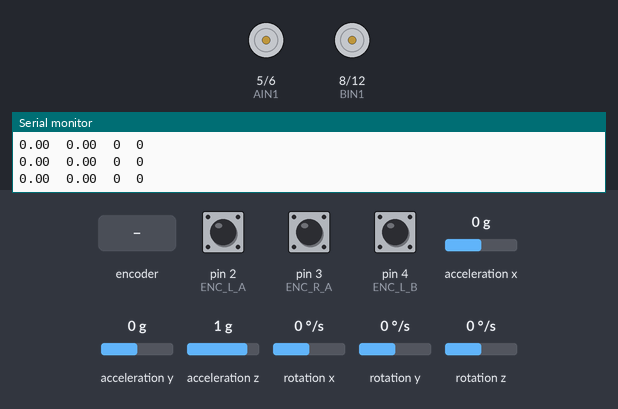
This sketch was run on a simulated Arduino Uno, built with avr-gcc and run on an emulated ATmega328P. Parts: motor-driver pin pairs drawn as motors (green arrow = first pin HIGH = forward, orange = second pin HIGH = backward, longer = more drive, scaled by the enable pin), the last lines printed to the serial monitor. Wiring (inferred from the names in the program): MPU-6050 motion sensor at I2C address 0x68. The test bench sets the inputs (shaded band); at power-on: acceleration x 0 g, rotation y 0 °/s, pin 2 (ENC_L_A) HIGH, pin 3 (ENC_R_A) HIGH, pin 4 (ENC_L_B) HIGH, acceleration y 0 g, acceleration z 1 g, rotation x 0 °/s, rotation z 0 °/s.

Above: at 3.9 s.
4.0 s: acceleration x set to -1.4 g
At 4.24 s:
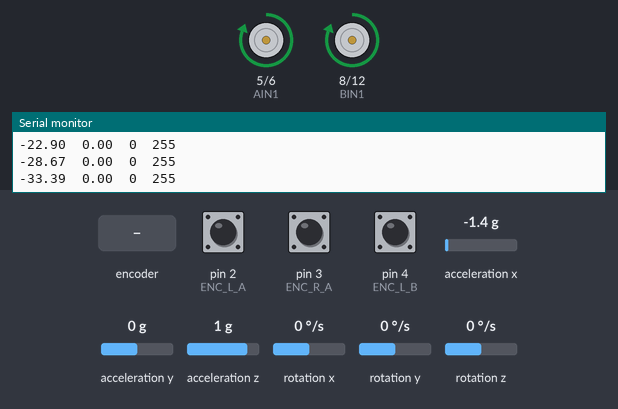
5.9 s: acceleration x set to -1.1 g
7.4 s: acceleration x set to -0.8 g
At 8.6 s:
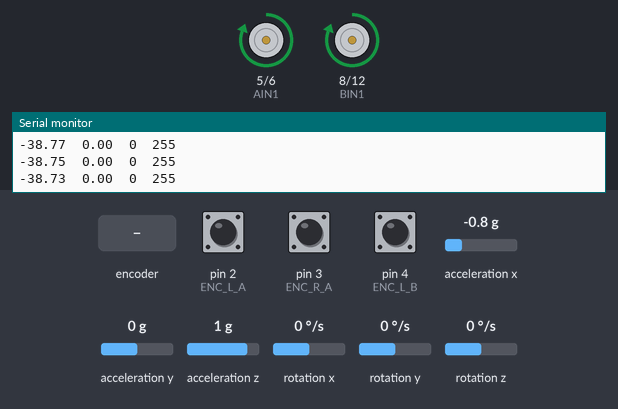
8.9 s: acceleration x set to 0.8 g
At 11.6 s:
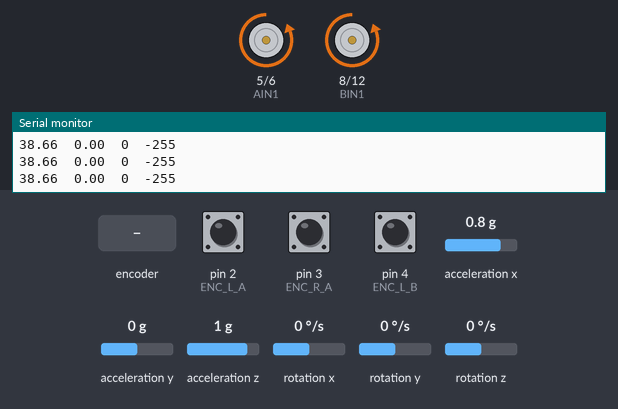
11.9 s: rotation y set to -192 °/s
14.9 s: rotary encoder on pin 2 (ENC_L_A) / pin 4 (ENC_L_B) turned 1 step (first pin leading)
Timing chart, 0 to 19.1 s (numbered marks = the images above; inputs shaded):
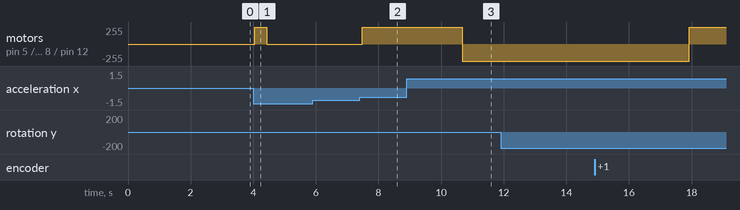

The sketch:

balancing_bot.ino
```cpp
#include <Wire.h>

// Encoders (channel A on the two hardware-interrupt pins; channel B read in ISR)
const uint8_t ENC_L_A = 2;    // INT0
const uint8_t ENC_L_B = 4;    // read via PIND bit 4
const uint8_t ENC_R_A = 3;    // INT1
const uint8_t ENC_R_B = 7;    // read via PIND bit 7

// TB6612 channel A = LEFT motor
const uint8_t AIN1 = 5, AIN2 = 6, PWMA = 9;   // PWMA on Timer1
// TB6612 channel B = RIGHT motor
const uint8_t BIN1 = 8, BIN2 = 12, PWMB = 10; // PWMB on Timer1

// ---------- MPU-6050 ---------------------------------------------------------
const uint8_t MPU_ADDR   = 0x68;
const float   ACC_LSB    = 16384.0;  // ±2g  -> 16384 LSB/g
const float   GYRO_LSB   = 131.0;    // ±250 dps -> 131 LSB/(deg/s)

// ---------- Control loop timing ---------------------------------------------
const unsigned long LOOP_US = 5000;  // 5 ms -> 200 Hz
unsigned long       lastLoop = 0;

// ---------- Complementary filter --------------------------------------------
const float ALPHA = 0.98;            // ~0.25s time constant at 200 Hz
float pitch = 0.0;                   // fused tilt angle (deg)
float gyroRate = 0.0;                // raw rate about tilt axis (deg/s)
float gyroBias = 0.0;                // measured at startup

// ---------- Setpoint / trim --------------------------------------------------
// Find this experimentally: hold the bot at true balance, read the printed
// pitch, and put that value here. It will NOT be exactly 0.
float BALANCE_OFFSET = 0.0;          // deg
const float FALL_LIMIT = 45.0;       // deg -> cut motors past this

// ---------- Inner loop: ANGLE  ->  motor command -----------------------------
float Kp_a = 22.0, Ki_a = 90.0, Kd_a = 0.9;   // start here, then tune
float angleSetpoint = 0.0;
float aInteg = 0.0;

// ---------- Outer loop: VELOCITY  ->  angle setpoint -------------------------
float Kp_v = 0.0008, Ki_v = 0.0020;           // small; tune AFTER angle loop
float velSetpoint = 0.0;                       // 0 = hold position
float vInteg = 0.0;
float robotVel = 0.0;                          // filtered, counts/sec

// ---------- Motor shaping ----------------------------------------------------
const int MOTOR_DEADBAND = 12;       // PWM to overcome static friction/backlash
const int MOTOR_MAX = 255;

// ---------- Encoder counts (written only in ISRs) ----------------------------
volatile long encL = 0, encR = 0;

// =============================================================================
void isrL() { if (PIND & _BV(PIND4)) encL++; else encL--; }
void isrR() { if (PIND & _BV(PIND7)) encR++; else encR--; }

// =============================================================================
//   MPU-6050
// =============================================================================
void mpuWrite(uint8_t reg, uint8_t val) {
  Wire.beginTransmission(MPU_ADDR);
  Wire.write(reg); Wire.write(val);
  Wire.endTransmission();
}

void mpuInit() {
  mpuWrite(0x6B, 0x00);   // PWR_MGMT_1: wake up
  mpuWrite(0x1B, 0x00);   // GYRO_CONFIG:  ±250 dps
  mpuWrite(0x1C, 0x00);   // ACCEL_CONFIG: ±2g
  delay(50);
}

// Reads accel X/Z and gyro Y. Adjust the axes to match YOUR mounting:
// upright should give pitch ~ 0, tilting forward should give a consistent sign,
// and gyroRate should move the SAME direction the angle is changing.
void mpuRead(float &accelAngle, float &rate) {
  Wire.beginTransmission(MPU_ADDR);
  Wire.write(0x3B);                       // ACCEL_XOUT_H
  Wire.endTransmission(false);
  Wire.requestFrom(MPU_ADDR, (uint8_t)14);

  int16_t ax = (Wire.read() << 8) | Wire.read();
  int16_t ay = (Wire.read() << 8) | Wire.read();  (void)ay;
  int16_t az = (Wire.read() << 8) | Wire.read();
  Wire.read(); Wire.read();                        // skip temperature
  int16_t gx = (Wire.read() << 8) | Wire.read();  (void)gx;
  int16_t gy = (Wire.read() << 8) | Wire.read();
  // (gz left unread)

  accelAngle = atan2((float)ax, (float)az) * 57.2958;   // deg from vertical
  rate       = ((float)gy / GYRO_LSB) - gyroBias;       // deg/s about tilt axis
}

void calibrateGyro() {
  float a, r, sum = 0;
  for (int i = 0; i < 1000; i++) { mpuRead(a, r); sum += (r + gyroBias); delay(2); }
  gyroBias = sum / 1000.0;   // keep the bot STILL during this
}

// =============================================================================
//   Motors  (u > 0 = "drive forward"; signs may need flipping per wiring)
// =============================================================================
void driveMotor(int u, uint8_t in1, uint8_t in2, uint8_t pwm) {
  int mag = abs(u);
  if (mag > 0) mag += MOTOR_DEADBAND;
  mag = constrain(mag, 0, MOTOR_MAX);
  bool fwd = (u >= 0);
  digitalWrite(in1, fwd);
  digitalWrite(in2, !fwd);
  analogWrite(pwm, mag);
}
void setMotors(int uL, int uR) {
  driveMotor(uL, AIN1, AIN2, PWMA);
  driveMotor(uR, BIN1, BIN2, PWMB);
}

// =============================================================================
void setup() {
  Serial.begin(115200);

  pinMode(AIN1, OUTPUT); pinMode(AIN2, OUTPUT); pinMode(PWMA, OUTPUT);
  pinMode(BIN1, OUTPUT); pinMode(BIN2, OUTPUT); pinMode(PWMB, OUTPUT);

  pinMode(ENC_L_A, INPUT_PULLUP); pinMode(ENC_L_B, INPUT_PULLUP);
  pinMode(ENC_R_A, INPUT_PULLUP); pinMode(ENC_R_B, INPUT_PULLUP);

  // Timer1 prescaler = 1  ->  ~31 kHz PWM on D9/D10 (above audible).
  // Only touches the prescaler bits; analogWrite() still works (8-bit).
  TCCR1B = (TCCR1B & 0b11111000) | 0x01;

  Wire.begin();
  Wire.setClock(400000);          // 400 kHz I2C
  mpuInit();

  setMotors(0, 0);
  calibrateGyro();                // hold the robot dead still here

  attachInterrupt(digitalPinToInterrupt(ENC_L_A), isrL, RISING);
  attachInterrupt(digitalPinToInterrupt(ENC_R_A), isrR, RISING);

  // Seed the filter with the accel angle so it doesn't ramp in from 0.
  float a, r; mpuRead(a, r); pitch = a;
  lastLoop = micros();
}

// =============================================================================
void loop() {
  unsigned long now = micros();
  if (now - lastLoop < LOOP_US) return;
  float dt = (now - lastLoop) * 1e-6;
  lastLoop = now;

  // ---- 1. Attitude: complementary filter -----------------------------------
  float accelAngle;
  mpuRead(accelAngle, gyroRate);
  pitch = ALPHA * (pitch + gyroRate * dt) + (1.0 - ALPHA) * accelAngle;

  // ---- 2. Fall guard --------------------------------------------------------
  if (fabs(pitch - BALANCE_OFFSET) > FALL_LIMIT) {
    setMotors(0, 0);
    aInteg = vInteg = 0;          // dump integrators so it doesn't wind up
    return;
  }

  // ---- 3. Wheel velocity (counts/sec), atomically sampled -------------------
  static long lastL = 0, lastR = 0;
  noInterrupts();
  long cl = encL, cr = encR;
  interrupts();
  float vL = (cl - lastL) / dt;
  float vR = (cr - lastR) / dt;
  lastL = cl; lastR = cr;
  // Average = forward speed. If pushing the bot forward reads NEGATIVE here,
  // flip the sign on one encoder's ISR (above), not here.
  float vMeas = 0.5 * (vL + vR);
  robotVel += 0.2 * (vMeas - robotVel);   // light low-pass on velocity

  // ---- 4. Outer loop: velocity -> angle setpoint ----------------------------
  float vErr = velSetpoint - robotVel;
  vInteg += vErr * dt;
  vInteg = constrain(vInteg, -300, 300);
  angleSetpoint = BALANCE_OFFSET + (Kp_v * vErr + Ki_v * vInteg);

  // ---- 5. Inner loop: angle -> motor command --------------------------------
  float aErr = angleSetpoint - pitch;
  aInteg += aErr * dt;
  aInteg = constrain(aInteg, -200, 200);   // anti-windup
  // P + I on error, D on raw gyro rate (= -d(pitch)/dt, no noisy differentiation)
  float u = Kp_a * aErr + Ki_a * aInteg - Kd_a * gyroRate;
  u = constrain(u, -MOTOR_MAX, MOTOR_MAX);

  // Both wheels get the same balancing command (no steering term yet).
  setMotors((int)u, (int)u);

  // ---- 6. Telemetry for tuning (throttled) ----------------------------------
  static uint8_t n = 0;
  if (++n >= 10) {                 // ~20 Hz print
    n = 0;
    Serial.print(pitch, 2);        Serial.print('\t');
    Serial.print(angleSetpoint, 2);Serial.print('\t');
    Serial.print(robotVel, 0);     Serial.print('\t');
    Serial.println(u, 0);
  }
}
```

Measured:
- after the input at 4.0 s, motor on pin 5 (AIN1) / pin 6 (AIN2), motor on pin 8 (BIN1) / pin 12 (BIN2): stopped → forward 255/255 after 0.05 s, → stopped 0.38 s later
- after the input at 5.9 s, every drawn part: stays the same
- after the input at 7.4 s, motor on pin 5 (AIN1) / pin 6 (AIN2), motor on pin 8 (BIN1) / pin 12 (BIN2): stopped → forward 255/255 after 0.09 s
- after the input at 8.9 s, motor on pin 5 (AIN1) / pin 6 (AIN2), motor on pin 8 (BIN1) / pin 12 (BIN2): forward 255/255 → backward 255/255 after 1.8 s
